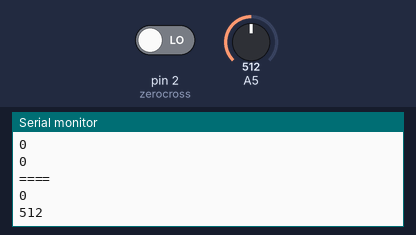
Bench run of a sketch on a simulated Arduino Uno, built with avr-gcc and run on an emulated ATmega328P. Parts: the last lines printed to the serial monitor. Inputs (shaded band) come from the test bench; at power-on: A5 = 512, pin 2 (zerocross) LOW.

Above: at 1.2 s.
1.3 s: A5 set to 27
At 2.1 s:
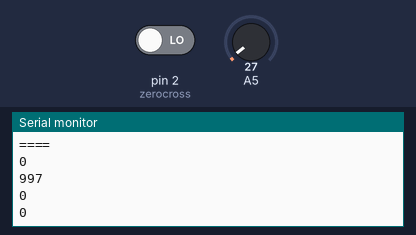
2.8 s: A5 set to 22
At 3.5 s:
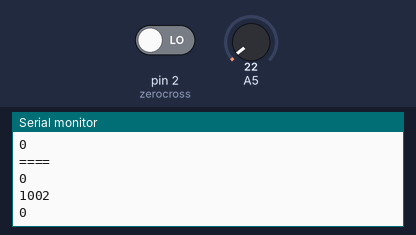
7.3 s: A5 set to 599
At 8.0 s:
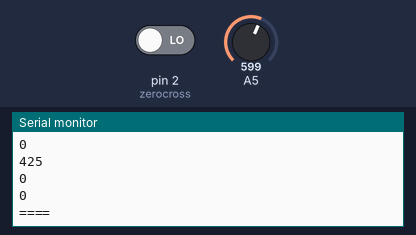
8.8 s: A5 set to 622
At 9.4 s:
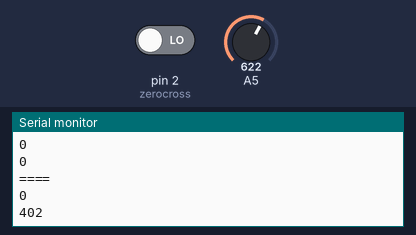
Timing chart, 0 to 10.6 s (numbered marks = the images above; inputs shaded):
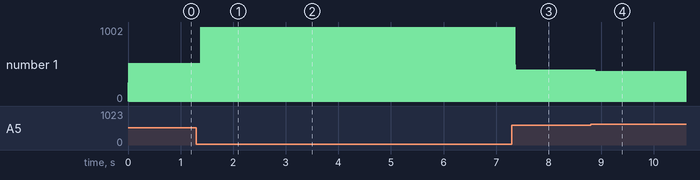

Measured:
- the behaviour switches between 614 and 615 on A5 (found by bisection; images 3 and 4)
- after the input at 1.3 s, the serial monitor: prints a new line after 0.08 s (image 1)
- after the input at 2.8 s, the serial monitor: prints a new line after 0.08 s (image 2)
- after the input at 7.3 s, the serial monitor: prints a new line after 0.08 s (image 3)
- after the input at 8.8 s, the serial monitor: prints a new line after 0.10 s (image 4)
- plotted number 1: 512 → 997 after the input at 1.3 s

The sketch:

phase_angle_control_SSR_ATmega328.ino
```cpp
#define SSR 13
#define zerocross 2
#define softstart 9

volatile unsigned int diff,update,lowerlim,higherlim;
unsigned int val;
unsigned long val1;

void setup()
{
  Serial.begin(9600);
  cli();
  TCCR1A = 0;          //using timer1
  TCCR1B = 0b00000011; //64 prescalar   diff=2500
  TCNT1  = 0;          //init
  OCR1A = 1600;        // = (16*10^6) * (100*10^-6) / 1 (must be <65536) 100us
  TIMSK1 = 0b00000000; //interrupts masked

  pinMode(zerocross,INPUT);
  pinMode(softstart,INPUT);
  pinMode(SSR, OUTPUT);
  attachInterrupt(0, zero_crosss_int, RISING);
  sei();
}

void zero_crosss_int()
{
  TIMSK1 = 0b00000000;
  PORTB = 0b00000000;   //SSR OFF
  diff=2500;//TCNT1;
  TCNT1=0;
  //OCR1A = update;
  //TIMSK1 = 0b00000010;  //interrupts unmasked

  if(update > higherlim) //OFF
  {
    higherlim=2430; //dec
    lowerlim=25; //inc
  }
  else if(update > lowerlim) //scale
  {
    higherlim=2480; //inc
    lowerlim=15; //dec
    OCR1A = update;
    TIMSK1 = 0b00000010;  //interrupts unmasked
  }
  else //ON
  {
    PORTB = 0b00100000;    //SSR ON
    higherlim=2480; //dec
    lowerlim=25; //inc
  }
}


void loop()
{
  val = ( 1024-analogRead(A5) );
  val1=0;
  val1 = ( ((unsigned long)val) * (unsigned long)diff );
  Serial.println("====");
  Serial.println(diff);
  Serial.println(val);
  Serial.println(val1);
  val = val1 >> 10;

  update = val;
  Serial.println(update);
  /*
  if(val > higherlim) //ON
  {
    update = diff-20;
    higherlim=1000; //dec
    lowerlim=25; //inc
  }
  else if(val > lowerlim) //scale
  {
    update = val;
    higherlim=1010; //inc
    lowerlim=15; //dec
  }
  else //OFF
  {
    update = 20;
    higherlim=1000; //dec
    lowerlim=25; //inc
  }
*/
}

ISR(TIMER1_COMPA_vect)
{
  TIMSK1 = 0b00000000;   //interrupts masked
  PORTB = 0b00100000;    //SSR On
}
```
